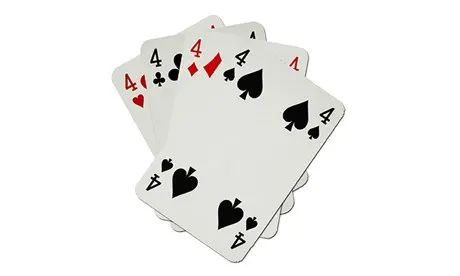
#> input picture Resources/cards.webp, 460 x 276 px
$ python File5.py
#> lines starting #> are read from the running program, lines starting #| are printed output that depends on the picture
import cv2
import numpy as np

# Warp Perspective
img = cv2.imread("Resources/cards.webp")
#> img is the input picture: shape (276, 460, 3); mean B, G, R 237.2, 238.9, 239.5
width, height = 250, 350
pts1 = np.float32([[240, 38], [346, 107], [134, 188], [235, 263]])  # the points of the object
pts2 = np.float32([[0, 0], [width, 0], [0, height], [width, height]])
matrix = cv2.getPerspectiveTransform(pts1, pts2)
imageOutput = cv2.warpPerspective(img, matrix, (width, height))
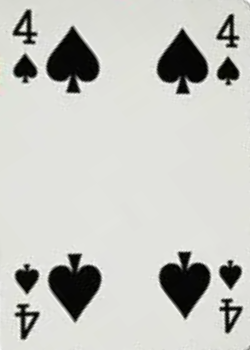
#> imageOutput: shape (350, 250, 3); mean B, G, R 193.8, 198.9, 198

cv2.imshow("Image", img)
cv2.imshow("Warped Image", imageOutput)
cv2.imwrite('./warpedImage.jpeg', imageOutput)

cv2.waitKey(0)

$ run again, with Resources/shapes.png saved as Resources/cards.webp
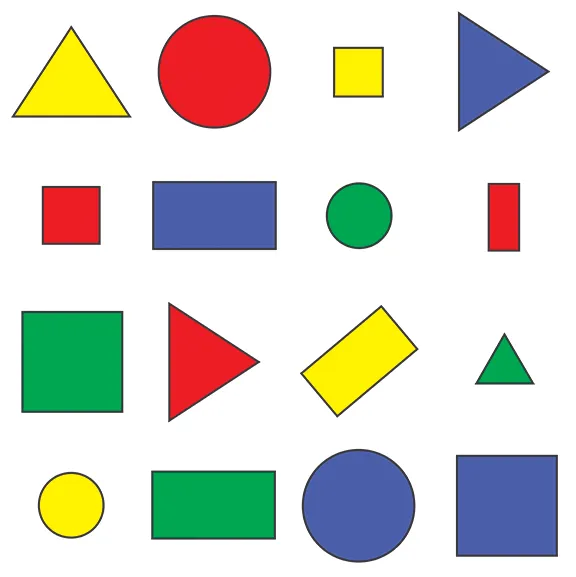
#> input picture Resources/shapes.png, 576 x 577 px
#> img is the input picture: shape (577, 576, 3); mean B, G, R 205.1, 214.4, 214.1
#> `imageOutput = cv2.warpPerspective(img, matrix, (width, height))`:
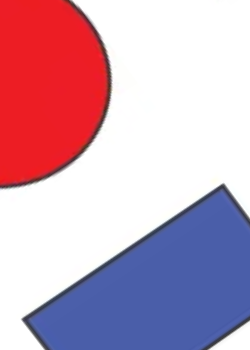
#> imageOutput: shape (350, 250, 3); mean B, G, R 187.4, 167.5, 201.5
